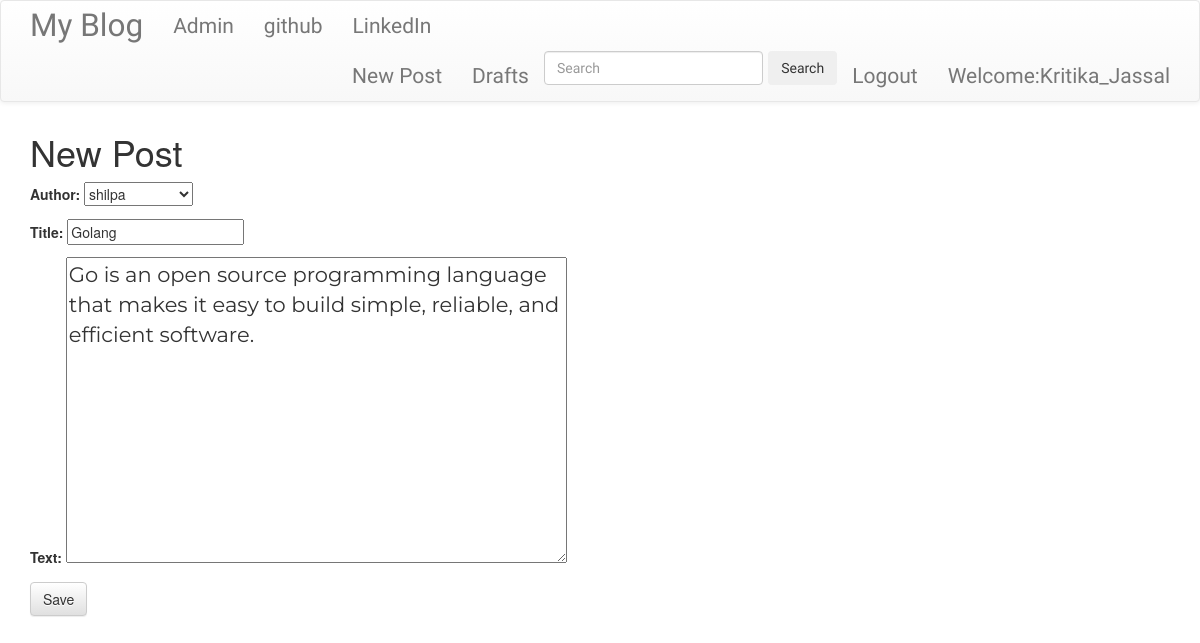
Page /post/5/edit/ (signed in) on the committed database.
### blog_site1/models.py (models this page shows, shortened)
class Post(models.Model):
    author=models.ForeignKey('auth.User',on_delete=models.CASCADE)
    title=models.CharField(max_length=200)
    text=models.TextField()
    image=models.ImageField(upload_to='blog_site/images',default="")
    created_date=models.DateTimeField(default=timezone.now)
    published_date=models.DateTimeField(blank=True,null=True)

### blog_site1/views.py (the view)
# urls.py: url(r'^post/(?P<pk>\d+)/edit/$',views.PostUpdateView.as_view(),name='post_edit'),
class PostUpdateView(LoginRequiredMixin,UpdateView):
    login_url='/login/'
    redirect_field_name='blog_site1/post_detail.html'
    form_class= PostForm
    model=Post

### blog_site1/forms.py
class PostForm(forms.ModelForm):
    class Meta():
        model=Post
        fields=('author','title','text')
        widgets = {
            'title':forms.TextInput(attrs={'class':'textinputclass'}),
            'text':forms.Textarea(attrs={'class':'editable medium-editor-textarea postcontent'})
        }

### blog_site1/templates/blog_site1/post_form.html (shortened to what this page needs)
{%extends "blog_site1/base.html" %}
{% block content%}
<h1>New Post</h1>
<form class="post-form"  method="POST">
    {{form.as_p}}
    <button type="submit" class='save btn btn-default' name="button">Save</button>
</form>
{% endblock %}

### blog_site1/templates/blog_site1/base.html (shortened to what this page needs)
<!DOCTYPE html>
{% load static %}
<html>
    <head>
<link rel="stylesheet" href="https://maxcdn.bootstrapcdn.com/bootstrap/3.3.7/css/bootstrap.min.css">
<link rel="stylesheet" href="https://maxcdn.bootstrapcdn.com/bootstrap/3.3.7/css/bootstrap-theme.min.css">
<link rel="stylesheet" href="//cdn.jsdelivr.net/npm/medium-editor@latest/dist/css/medium-editor.min.css" type="text/css" media="screen" charset="utf-8">
<link rel="stylesheet" href="{% static 'css/blog.css' %}">
</head>
    <body class="loader">
        <nav class="navbar navbar-default techfont custom-navbar">
            <div class="container">
                <ul class="nav navbar-nav">
                <li><a class="navbar-brand bigbrand" href="{%url 'post_list'%}">My Blog</a></li>
                <li><a   href="{%url 'admin:index'%}">Admin</a></li>
                <li><a   href="https://www.github.com">github</a></li>
                <li><a   href="https://www.linkedin.com">LinkedIn</a></li>
            </ul>
            <ul class="nav navbar-nav navbar-right">
                {% if  user.is_authenticated %}
                <li>
                    <a href="{%url 'post_new' %}">New Post</a>
                </li>
                <li>
                    <a href="{%url 'post_draft_list' %}">Drafts</a>
                </li>
                <li>
                    <form method="get" action="/search" class="form-inline my-2 my-lg-0">
                        <input class="form-control mr-sm-2" type="search" placeholder="Search"
                        aria-label="Search" name="search" id="search">
                        <button class="btn btn-outline-success my-2 my-sm-0" type="submit">Search</button>
                    </form>
                </li>
                <li>
                    <a href="{%url 'logout' %}">Logout</a>
                </li>
                <li>
                    <a>Welcome:{{user.username}}</a>
                </li>
                    {% else %}
                  <li>
                      <a class='nav navbar-right' href="{% url 'login' %}"><span class='glyphicon glyphicon-user'></span></a></li>
                {% endif %}
            </ul>
            </div>
        </nav>
        <div class ="content container">
            <div class="row">
                <div class="col-md-8">
                    <div class="blog_posts">
                        {%block content %}
                        {%endblock%}
                    </div>
                </div>
            </div>
        </div>
    </body class="loader">
</html>

### blog_site1/static/css/blog.css (style rules this page uses)
.techfont { font-family: 'Russo One',sans-serif; font-size:1.5em; margin-bottom:10px; }
.bigbrand { font-size:1.5em; }
.postcontent { font-family:'Montserrat'; font-size:1.5em; }
.loader { filter:hue-rotate(0deg); color:linear-gradient(45deg,#0f8,#08f); animation:hue 10000ms infinite linear; }

### rows in the picture
Post: author "shilpa", title "Golang", text "Go is an open source programming language that makes it easy to build simple, reliable, and efficient software."

### other values in the picture
{{ user.username }} "Kritika_Jassal"
